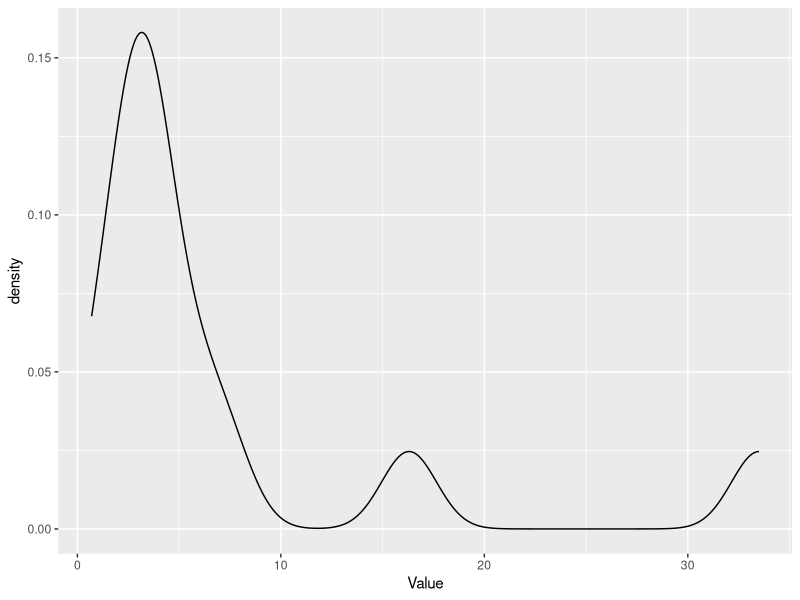
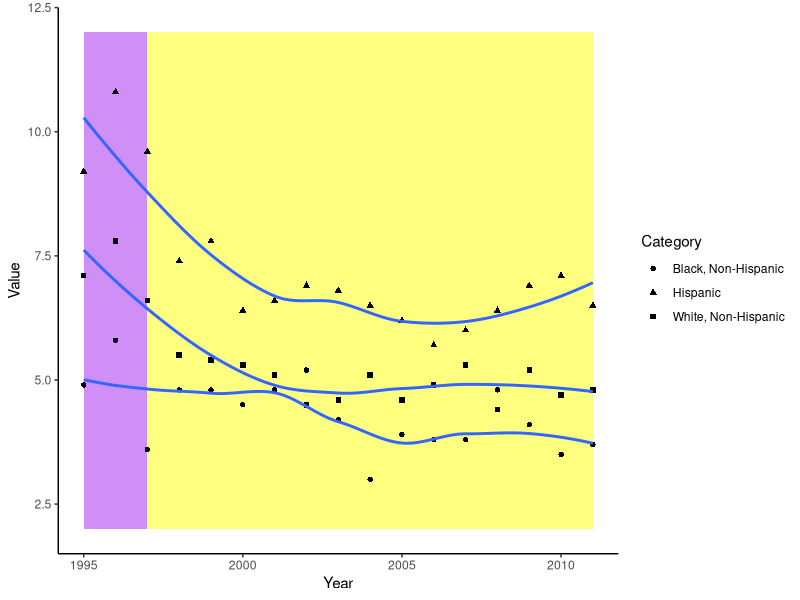
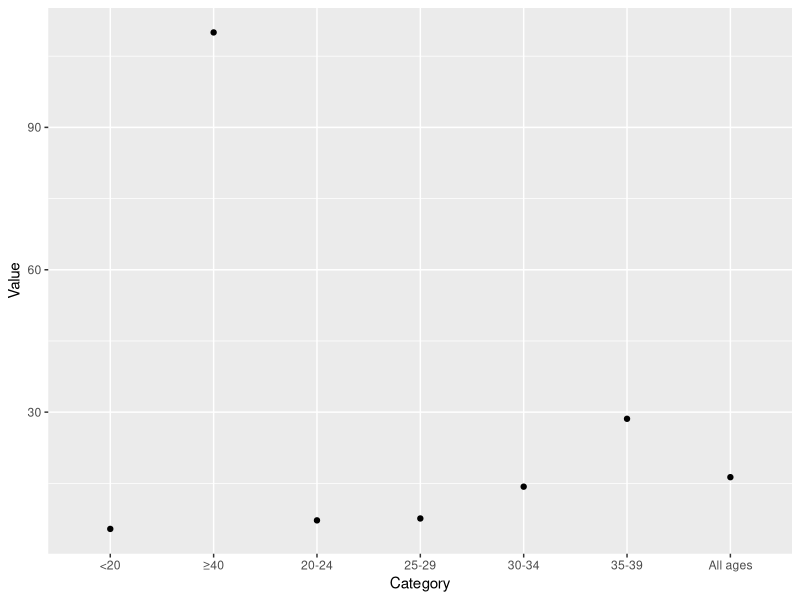
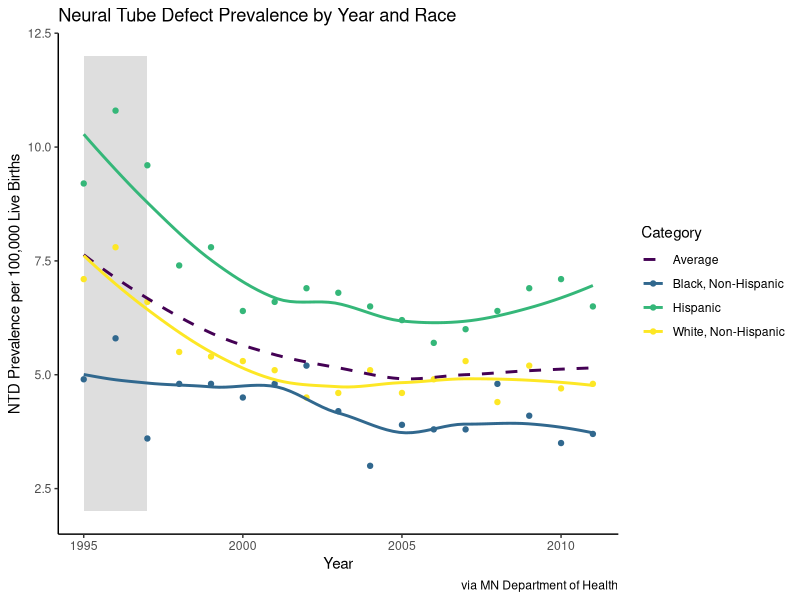
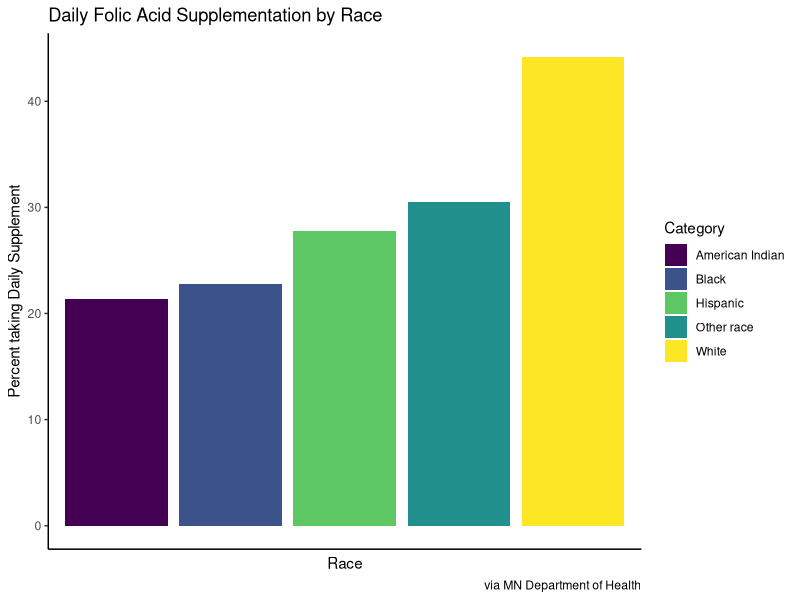

Generate these figures, in order, with R:
## ---- chunk 1
library(tidyverse)
## ---- chunk 2
prevalence <- read.csv('../data/raw/Birth Defects_prevalence_data.csv')
head(prevalence)
## ---- chunk 3
prevalence_clean <- prevalence %>%
  select(Label, Value, Count, Note) %>%
  arrange(desc(Value))

ggplot(prevalence_clean, aes(x = Value)) +
  geom_density()
## ---- chunk 4
rates <- read.csv('../data/raw/Birth Defects_ntd_rates_data.csv')

head(rates)
## ---- chunk 5
rates_clean <- rates %>%
  select(Year, Value, Category, Note) 

  ggplot(rates_clean, aes(x = Year, y = Value, shape = Category)) +
    annotate("rect", xmin = 1995, xmax = 1997, ymin = 2, ymax = 12, alpha = 0.5, fill = "purple") +
    annotate("rect", xmin = 1997, xmax = 2011, ymin = 2, ymax = 12, alpha = 0.5, fill = "yellow") +
    geom_point() +
    geom_smooth(se = FALSE) +
    theme_classic()
## ---- chunk 6
down_syndrome <- read.csv(
  '../data/raw/Birth Defects_down_syndrome_mat_age_data.csv')

head(down_syndrome)

down_syndrome_clean <- down_syndrome %>%
  select(Category, Value)

ggplot(down_syndrome_clean, aes(x = Category, y = Value)) +
  geom_point()
## ---- chunk 7
maternal_master <- read.csv('../data/raw/Birth Defects_Maternal Characteristics.csv')

folic_master <- read.csv('../data/raw/Birth Defects_Folic Acid.csv')
## ---- chunk 8
ntd_prevalence <- folic_master %>% 
  filter(Subtopic == "Neural tube defects") %>% 
  mutate(year = as.numeric(Year))

avg_ntd_prevalence <- ntd_prevalence %>%
  group_by(year) %>%
  summarize(Value = mean(Value)) %>%
  mutate(Category = "Average")

ntd_master <- ntd_prevalence %>%
  bind_rows(avg_ntd_prevalence)
## ---- chunk 9
ggplot(ntd_master, aes(x = year, y = Value)) +
  annotate("rect", xmin = 1995, xmax = 1997, ymin = 2, ymax = 12, alpha = 0.5, fill = "grey") +
  geom_point(data = ntd_prevalence, aes(color = Category)) +
  geom_smooth(aes(color = Category, linetype = Category), se = FALSE) +
  scale_color_viridis_d() +
  scale_linetype_manual(values = c(2, 1, 1, 1)) +
  labs(x = 'Year', y = 'NTD Prevalence per 100,000 Live Births', title = 'Neural Tube Defect Prevalence by Year and Race', caption = 'via MN Department of Health') +
  theme_classic()
## ---- chunk 10
folic_intake <- folic_master %>%
  filter(Subtopic == 'Folic Acid Use', Variable == 'Race/Ethnicity')

ggplot(folic_intake, aes(x = Category, y = Value, fill = Category)) +
  geom_bar(stat = "identity") +
  scale_fill_manual(values = c('#440154FF', '#3B528Bff', '#5DC863FF', '#21908CFF', '#FDE725FF')) +
  labs(x = 'Race', y = 'Percent taking Daily Supplement', title = 'Daily Folic Acid Supplementation by Race', caption = 'via MN Department of Health') +
  theme_classic() +
  theme(axis.text.x = element_blank(), axis.ticks.x = element_blank())
